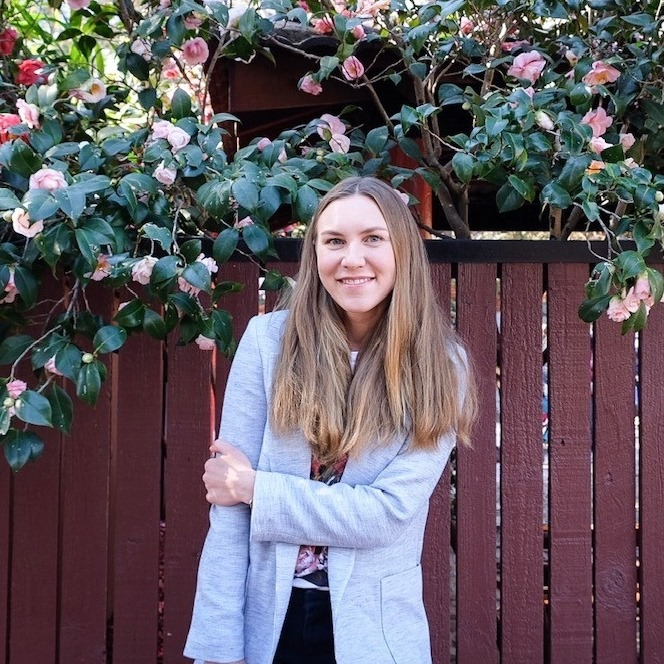
#> input picture test/picture_1.jpeg, 664 x 664 px
$ python main.py --source_directory test --destination_directory out --operation grayscale
#> lines starting #> are read from the running program, lines starting #| are printed output that depends on the picture
### image_processing.py
from PIL import ImageOps, ImageFilter, Image


def grayscale(image):
    """
    Applies grayscale method

    Arguments:
        image : source image file

    Returns:
         transformed image into black and white variant
    """
    gray_image = ImageOps.grayscale(image)
    return gray_image


# [112 lines left out: functions rotate, resize, blur, flip, contour, invert and 2 more, not called in this run]


def apply_transformation(image, op):
    if op == "grayscale":
        return grayscale(image)
    elif op == "rotate":
        return rotate(image)
    elif op == "resize":
        return resize(image)
    elif op == "blur":
        return blur(image)
    elif op == "flip":
        return flip(image)
    elif op == "contour":
        return contour(image)
    elif op == "invert":
        return invert(image)
    elif op == "detail":
        return detail(image)
    elif op == "sharpen":
        return sharpen(image)
    else:
        print("unknown operation")

### file_utils.py
import os
from pathlib import Path


def list_image_files(directory):
    """
    Lists all images in a directory

    Arguments:
        directory : specifies path that should be scanned for image files

    Returns:
        list of image files from specified directory
    """
    image_files = []
    for entry in os.scandir(directory):
        if entry.is_file() and is_image_file(entry.name):
            image_files.append(entry.path)
    return image_files


def is_image_file(file):
    """
    Checks if specified file is an image

    Arguments:
        file: file in a directory

    Returns:
        True if specified file is an image file with extensions .jpeg, .jpg, .png
        False otherwise
    """
    extension = Path(file).suffix
    if extension in [".jpeg", ".jpg", ".png"]:
        return True
    else:
        return False


def create_destination_path(source_path, destination_path):
    """
    Creates a file in destination directory with same name as source file

    Arguments:
        source_path : path to a source file
        destination_path : destination directory

    Returns:
        Path object corresponding to file in destination directory
    """
    source_name = Path(source_path).name
    return Path(destination_path, source_name)

### main.py
from image_processing import apply_transformation
from file_utils import list_image_files, create_destination_path
import argparse
from pathlib import Path
from PIL import Image


# initialise argparse object
parser = argparse.ArgumentParser(description="Photo Processor")
parser.add_argument("--source_directory", required=True)
parser.add_argument("--destination_directory", required=True)
parser.add_argument(
    "--operation",
    choices=[
        "grayscale",
        "rotate",
        "resize",
        "blur",
        "flip",
        "contour",
        "invert",
        "detail",
        "sharpen"],
    nargs="+",
    required=True)
args = parser.parse_args()

image_files = list_image_files(args.source_directory)

# creating new destination folder, not fail if already exists
Path(args.destination_directory).mkdir(exist_ok=True)

# iterate through all image files in a source directory
for image_file in image_files:
    image = Image.open(image_file)
#> image is the input picture: PIL image 664x664 RGB; mean R, G, B 99.1, 90.2, 97.6
    # apply all requested transformations
    for op in args.operation:
        image = apply_transformation(image, op)
#> this loop made 1 pass
#> pass 1, in grayscale, `gray_image = ImageOps.grayscale(image)`:
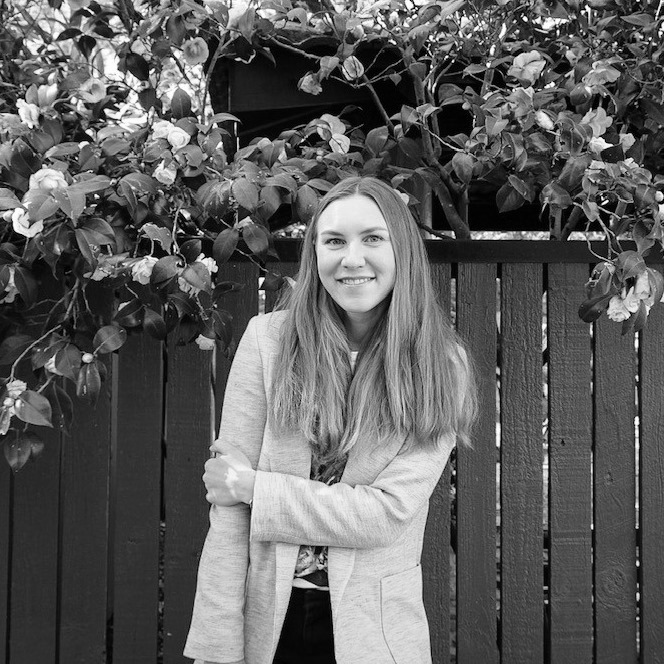
#> gray_image: PIL image 664x664 L; min 0, max 255, mean 93.7
    destination_path = create_destination_path(
        image_file, args.destination_directory)
    image.save(destination_path)

print(
    f"Files processed: {len(image_files)}\nDestination directory: {Path(args.destination_directory).resolve()}")
